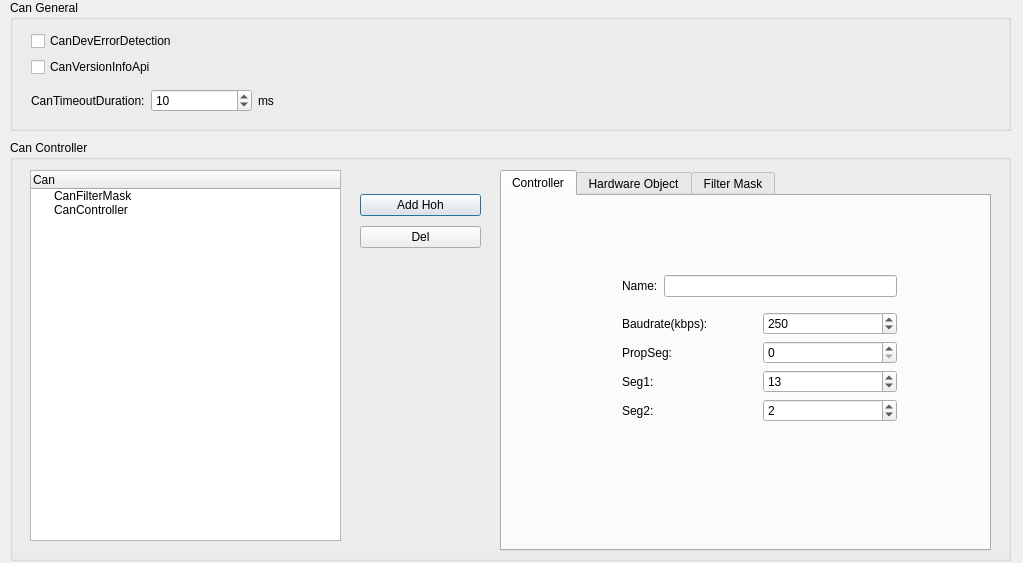
<?xml version="1.0" encoding="UTF-8"?>
<ui version="4.0">
 <class>cd_mscan</class>
 <widget class="QDialog" name="cd_mscan">
  <property name="geometry">
   <rect>
    <x>0</x>
    <y>0</y>
    <width>1023</width>
    <height>563</height>
   </rect>
  </property>
  <property name="windowTitle">
   <string>MSCAN(MC9S12DP512)  Autosar</string>
  </property>
  <property name="styleSheet">
   <string notr="true">font: 12pt &quot;Consolas&quot;;</string>
  </property>
  <widget class="QGroupBox" name="groupBox">
   <property name="geometry">
    <rect>
     <x>10</x>
     <y>0</y>
     <width>1001</width>
     <height>131</height>
    </rect>
   </property>
   <property name="title">
    <string>Can General</string>
   </property>
   <widget class="QWidget" name="layoutWidget">
    <property name="geometry">
     <rect>
      <x>21</x>
      <y>31</y>
      <width>311</width>
      <height>87</height>
     </rect>
    </property>
    <layout class="QVBoxLayout" name="verticalLayout">
     <item>
      <widget class="QCheckBox" name="cbxDevErr">
       <property name="text">
        <string>CanDevErrorDetection</string>
       </property>
      </widget>
     </item>
     <item>
      <widget class="QCheckBox" name="cbxCanVersionInfo">
       <property name="text">
        <string>CanVersionInfoApi</string>
       </property>
      </widget>
     </item>
     <item>
      <layout class="QHBoxLayout" name="horizontalLayout">
       <item>
        <widget class="QLabel" name="label">
         <property name="text">
          <string>CanTimeoutDuration:</string>
         </property>
        </widget>
       </item>
       <item>
        <widget class="QSpinBox" name="spbxTimeout">
         <property name="minimumSize">
          <size>
           <width>101</width>
           <height>0</height>
          </size>
         </property>
         <property name="minimum">
          <number>1</number>
         </property>
         <property name="maximum">
          <number>65535</number>
         </property>
         <property name="value">
          <number>10</number>
         </property>
        </widget>
       </item>
       <item>
        <widget class="QLabel" name="label_2">
         <property name="text">
          <string>ms</string>
         </property>
        </widget>
       </item>
      </layout>
     </item>
    </layout>
   </widget>
  </widget>
  <widget class="QGroupBox" name="groupBox_2">
   <property name="geometry">
    <rect>
     <x>10</x>
     <y>140</y>
     <width>1001</width>
     <height>421</height>
    </rect>
   </property>
   <property name="title">
    <string>Can Controller</string>
   </property>
   <widget class="QTreeWidget" name="trCanCfg">
    <property name="geometry">
     <rect>
      <x>20</x>
      <y>30</y>
      <width>311</width>
      <height>371</height>
     </rect>
    </property>
    <column>
     <property name="text">
      <string>Can</string>
     </property>
    </column>
    <item>
     <property name="text">
      <string>CanFilterMask</string>
     </property>
    </item>
    <item>
     <property name="text">
      <string>CanController</string>
     </property>
    </item>
   </widget>
   <widget class="QTabWidget" name="tabCfg">
    <property name="geometry">
     <rect>
      <x>490</x>
      <y>30</y>
      <width>491</width>
      <height>381</height>
     </rect>
    </property>
    <property name="currentIndex">
     <number>0</number>
    </property>
    <widget class="QWidget" name="tab">
     <attribute name="title">
      <string>Controller</string>
     </attribute>
     <widget class="QWidget" name="layoutWidget">
      <property name="geometry">
       <rect>
        <x>120</x>
        <y>70</y>
        <width>275</width>
        <height>165</height>
       </rect>
      </property>
      <layout class="QVBoxLayout" name="verticalLayout_9">
       <item>
        <layout class="QHBoxLayout" name="horizontalLayout_36">
         <item>
          <widget class="QLabel" name="label_33">
           <property name="text">
            <string>Name:</string>
           </property>
          </widget>
         </item>
         <item>
          <widget class="QLineEdit" name="leCtrlName">
           <property name="text">
            <string/>
           </property>
          </widget>
         </item>
        </layout>
       </item>
       <item>
        <layout class="QVBoxLayout" name="verticalLayout_6">
         <item>
          <layout class="QHBoxLayout" name="horizontalLayout_23">
           <item>
            <widget class="QLabel" name="label_20">
             <property name="text">
              <string>Baudrate(kbps):</string>
             </property>
            </widget>
           </item>
           <item>
            <widget class="QSpinBox" name="spbxBaudrate">
             <property name="minimumSize">
              <size>
               <width>128</width>
               <height>0</height>
              </size>
             </property>
             <property name="minimum">
              <number>1</number>
             </property>
             <property name="maximum">
              <number>2000</number>
             </property>
             <property name="value">
              <number>250</number>
             </property>
            </widget>
           </item>
          </layout>
         </item>
         <item>
          <layout class="QVBoxLayout" name="verticalLayout_4">
           <item>
            <layout class="QHBoxLayout" name="horizontalLayout_25">
             <item>
              <widget class="QLabel" name="label_22">
               <property name="text">
                <string>PropSeg:</string>
               </property>
              </widget>
             </item>
             <item>
              <widget class="QSpinBox" name="spbxPropSeg">
               <property name="maximum">
                <number>3</number>
               </property>
              </widget>
             </item>
            </layout>
           </item>
           <item>
            <layout class="QHBoxLayout" name="horizontalLayout_26">
             <item>
              <widget class="QLabel" name="label_23">
               <property name="text">
                <string>Seg1:</string>
               </property>
              </widget>
             </item>
             <item>
              <widget class="QSpinBox" name="spbxSeg1">
               <property name="maximum">
                <number>15</number>
               </property>
               <property name="value">
                <number>13</number>
               </property>
              </widget>
             </item>
            </layout>
           </item>
           <item>
            <layout class="QHBoxLayout" name="horizontalLayout_27">
             <item>
              <widget class="QLabel" name="label_24">
               <property name="text">
                <string>Seg2:</string>
               </property>
              </widget>
             </item>
             <item>
              <widget class="QSpinBox" name="spbxSeg2">
               <property name="maximum">
                <number>7</number>
               </property>
               <property name="value">
                <number>2</number>
               </property>
              </widget>
             </item>
            </layout>
           </item>
          </layout>
         </item>
        </layout>
       </item>
      </layout>
     </widget>
    </widget>
    <widget class="QWidget" name="tab_2">
     <attribute name="title">
      <string>Hardware Object</string>
     </attribute>
     <widget class="QWidget" name="layoutWidget">
      <property name="geometry">
       <rect>
        <x>70</x>
        <y>40</y>
        <width>362</width>
        <height>229</height>
       </rect>
      </property>
      <layout class="QVBoxLayout" name="verticalLayout_8">
       <item>
        <layout class="QHBoxLayout" name="horizontalLayout_35">
         <item>
          <widget class="QLabel" name="label_32">
           <property name="text">
            <string>Name:</string>
           </property>
          </widget>
         </item>
         <item>
          <widget class="QLineEdit" name="leHohName">
           <property name="text">
            <string/>
           </property>
          </widget>
         </item>
        </layout>
       </item>
       <item>
        <layout class="QVBoxLayout" name="verticalLayout_5">
         <item>
          <layout class="QHBoxLayout" name="horizontalLayout_28">
           <item>
            <widget class="QLabel" name="label_25">
             <property name="text">
              <string>Hoh Type:</string>
             </property>
            </widget>
           </item>
           <item>
            <widget class="QComboBox" name="cmbxHohType">
             <property name="minimumSize">
              <size>
               <width>250</width>
               <height>0</height>
              </size>
             </property>
             <item>
              <property name="text">
               <string>CAN_ARC_HANDLE_TYPE_BASIC</string>
              </property>
             </item>
             <item>
              <property name="text">
               <string>CAN_ARC_HANDLE_TYPE_FULL</string>
              </property>
             </item>
            </widget>
           </item>
          </layout>
         </item>
         <item>
          <layout class="QHBoxLayout" name="horizontalLayout_29">
           <item>
            <widget class="QLabel" name="label_26">
             <property name="text">
              <string>Id Type:</string>
             </property>
            </widget>
           </item>
           <item>
            <widget class="QComboBox" name="cmbxIdType">
             <item>
              <property name="text">
               <string>CAN_ID_TYPE_EXTENDED</string>
              </property>
             </item>
             <item>
              <property name="text">
               <string>CAN_ID_TYPE_STANDARD</string>
              </property>
             </item>
            </widget>
           </item>
          </layout>
         </item>
         <item>
          <layout class="QHBoxLayout" name="horizontalLayout_30">
           <item>
            <widget class="QLabel" name="label_27">
             <property name="text">
              <string>Id Value:</string>
             </property>
            </widget>
           </item>
           <item>
            <widget class="QSpinBox" name="spbxIdValue"/>
           </item>
          </layout>
         </item>
         <item>
          <layout class="QHBoxLayout" name="horizontalLayout_31">
           <item>
            <widget class="QLabel" name="label_28">
             <property name="text">
              <string>Object Type:</string>
             </property>
            </widget>
           </item>
           <item>
            <widget class="QComboBox" name="cmbxObjType">
             <item>
              <property name="text">
               <string>CAN_OBJECT_TYPE_RECEIVE</string>
              </property>
             </item>
             <item>
              <property name="text">
               <string>CAN_OBJECT_TYPE_TRANSMIT</string>
              </property>
             </item>
            </widget>
           </item>
          </layout>
         </item>
         <item>
          <layout class="QHBoxLayout" name="horizontalLayout_32">
           <item>
            <widget class="QLabel" name="label_29">
             <property name="text">
              <string>Filter Mask:</string>
             </property>
            </widget>
           </item>
           <item>
            <widget class="QComboBox" name="cmbxFilterMask">
             <property name="minimumSize">
              <size>
               <width>231</width>
               <height>0</height>
              </size>
             </property>
            </widget>
           </item>
          </layout>
         </item>
         <item>
          <layout class="QHBoxLayout" name="horizontalLayout_33">
           <item>
            <widget class="QLabel" name="label_30">
             <property name="text">
              <string>MbMask:</string>
             </property>
            </widget>
           </item>
           <item>
            <widget class="QLineEdit" name="leMbMask">
             <property name="text">
              <string/>
             </property>
            </widget>
           </item>
          </layout>
         </item>
        </layout>
       </item>
      </layout>
     </widget>
    </widget>
    <widget class="QWidget" name="tab_3">
     <attribute name="title">
      <string>Filter Mask</string>
     </attribute>
     <widget class="QWidget" name="layoutWidget">
      <property name="geometry">
       <rect>
        <x>10</x>
        <y>110</y>
        <width>461</width>
        <height>136</height>
       </rect>
      </property>
      <layout class="QVBoxLayout" name="verticalLayout_3">
       <item>
        <layout class="QHBoxLayout" name="horizontalLayout_7">
         <item>
          <layout class="QHBoxLayout" name="horizontalLayout_3">
           <item>
            <widget class="QLabel" name="label_4">
             <property name="text">
              <string>idar0:</string>
             </property>
            </widget>
           </item>
           <item>
            <widget class="QLineEdit" name="leIdar0">
             <property name="text">
              <string/>
             </property>
            </widget>
           </item>
          </layout>
         </item>
         <item>
          <layout class="QHBoxLayout" name="horizontalLayout_4">
           <item>
            <widget class="QLabel" name="label_5">
             <property name="text">
              <string>idar1:</string>
             </property>
            </widget>
           </item>
           <item>
            <widget class="QLineEdit" name="leIdar1">
             <property name="text">
              <string/>
             </property>
            </widget>
           </item>
          </layout>
         </item>
         <item>
          <layout class="QHBoxLayout" name="horizontalLayout_5">
           <item>
            <widget class="QLabel" name="label_6">
             <property name="text">
              <string>idar2:</string>
             </property>
            </widget>
           </item>
           <item>
            <widget class="QLineEdit" name="leIdar2">
             <property name="text">
              <string/>
             </property>
            </widget>
           </item>
          </layout>
         </item>
         <item>
          <layout class="QHBoxLayout" name="horizontalLayout_6">
           <item>
            <widget class="QLabel" name="label_7">
             <property name="text">
              <string>idar3:</string>
             </property>
            </widget>
           </item>
           <item>
            <widget class="QLineEdit" name="leIdar3">
             <property name="text">
              <string/>
             </property>
            </widget>
           </item>
          </layout>
         </item>
        </layout>
       </item>
       <item>
        <layout class="QHBoxLayout" name="horizontalLayout_8">
         <item>
          <layout class="QHBoxLayout" name="horizontalLayout_9">
           <item>
            <widget class="QLabel" name="label_8">
             <property name="text">
              <string>idmr0:</string>
             </property>
            </widget>
           </item>
           <item>
            <widget class="QLineEdit" name="leIdmr0">
             <property name="text">
              <string/>
             </property>
            </widget>
           </item>
          </layout>
         </item>
         <item>
          <layout class="QHBoxLayout" name="horizontalLayout_10">
           <item>
            <widget class="QLabel" name="label_9">
             <property name="text">
              <string>idmr1:</string>
             </property>
            </widget>
           </item>
           <item>
            <widget class="QLineEdit" name="leIdmr1">
             <property name="text">
              <string/>
             </property>
            </widget>
           </item>
          </layout>
         </item>
         <item>
          <layout class="QHBoxLayout" name="horizontalLayout_11">
           <item>
            <widget class="QLabel" name="label_10">
             <property name="text">
              <string>idmr2:</string>
             </property>
            </widget>
           </item>
           <item>
            <widget class="QLineEdit" name="leIdmr2">
             <property name="text">
              <string/>
             </property>
            </widget>
           </item>
          </layout>
         </item>
         <item>
          <layout class="QHBoxLayout" name="horizontalLayout_12">
           <item>
            <widget class="QLabel" name="label_11">
             <property name="text">
              <string>idmr3:</string>
             </property>
            </widget>
           </item>
           <item>
            <widget class="QLineEdit" name="leIdmr3">
             <property name="text">
              <string/>
             </property>
            </widget>
           </item>
          </layout>
         </item>
        </layout>
       </item>
       <item>
        <layout class="QHBoxLayout" name="horizontalLayout_18">
         <item>
          <layout class="QHBoxLayout" name="horizontalLayout_19">
           <item>
            <widget class="QLabel" name="label_16">
             <property name="text">
              <string>idar4:</string>
             </property>
            </widget>
           </item>
           <item>
            <widget class="QLineEdit" name="leIdar4">
             <property name="text">
              <string/>
             </property>
            </widget>
           </item>
          </layout>
         </item>
         <item>
          <layout class="QHBoxLayout" name="horizontalLayout_20">
           <item>
            <widget class="QLabel" name="label_17">
             <property name="text">
              <string>idar5:</string>
             </property>
            </widget>
           </item>
           <item>
            <widget class="QLineEdit" name="leIdar5">
             <property name="text">
              <string/>
             </property>
            </widget>
           </item>
          </layout>
         </item>
         <item>
          <layout class="QHBoxLayout" name="horizontalLayout_21">
           <item>
            <widget class="QLabel" name="label_18">
             <property name="text">
              <string>idar6:</string>
             </property>
            </widget>
           </item>
           <item>
            <widget class="QLineEdit" name="leIdar6">
             <property name="text">
              <string/>
             </property>
            </widget>
           </item>
          </layout>
         </item>
         <item>
          <layout class="QHBoxLayout" name="horizontalLayout_22">
           <item>
            <widget class="QLabel" name="label_19">
             <property name="text">
              <string>idar7:</string>
             </property>
            </widget>
           </item>
           <item>
            <widget class="QLineEdit" name="leIdar7">
             <property name="text">
              <string/>
             </property>
            </widget>
           </item>
          </layout>
         </item>
        </layout>
       </item>
       <item>
        <layout class="QHBoxLayout" name="horizontalLayout_13">
         <item>
          <layout class="QHBoxLayout" name="horizontalLayout_14">
           <item>
            <widget class="QLabel" name="label_12">
             <property name="text">
              <string>idmr4:</string>
             </property>
            </widget>
           </item>
           <item>
            <widget class="QLineEdit" name="leIdmr4">
             <property name="text">
              <string/>
             </property>
            </widget>
           </item>
          </layout>
         </item>
         <item>
          <layout class="QHBoxLayout" name="horizontalLayout_15">
           <item>
            <widget class="QLabel" name="label_13">
             <property name="text">
              <string>idmr5:</string>
             </property>
            </widget>
           </item>
           <item>
            <widget class="QLineEdit" name="leIdmr5">
             <property name="text">
              <string/>
             </property>
            </widget>
           </item>
          </layout>
         </item>
         <item>
          <layout class="QHBoxLayout" name="horizontalLayout_16">
           <item>
            <widget class="QLabel" name="label_14">
             <property name="text">
              <string>idmr6:</string>
             </property>
            </widget>
           </item>
           <item>
            <widget class="QLineEdit" name="leIdmr6">
             <property name="text">
              <string/>
             </property>
            </widget>
           </item>
          </layout>
         </item>
         <item>
          <layout class="QHBoxLayout" name="horizontalLayout_17">
           <item>
            <widget class="QLabel" name="label_15">
             <property name="text">
              <string>idmr7:</string>
             </property>
            </widget>
           </item>
           <item>
            <widget class="QLineEdit" name="leIdmr7">
             <property name="text">
              <string/>
             </property>
            </widget>
           </item>
          </layout>
         </item>
        </layout>
       </item>
      </layout>
     </widget>
     <widget class="QWidget" name="layoutWidget">
      <property name="geometry">
       <rect>
        <x>50</x>
        <y>30</y>
        <width>279</width>
        <height>62</height>
       </rect>
      </property>
      <layout class="QVBoxLayout" name="verticalLayout_7">
       <item>
        <layout class="QHBoxLayout" name="horizontalLayout_34">
         <item>
          <widget class="QLabel" name="label_31">
           <property name="text">
            <string>Name:</string>
           </property>
          </widget>
         </item>
         <item>
          <widget class="QLineEdit" name="leFmName">
           <property name="text">
            <string/>
           </property>
          </widget>
         </item>
        </layout>
       </item>
       <item>
        <layout class="QHBoxLayout" name="horizontalLayout_2">
         <item>
          <widget class="QLabel" name="label_3">
           <property name="text">
            <string>IDAM:</string>
           </property>
          </widget>
         </item>
         <item>
          <widget class="QComboBox" name="cmbxIdam">
           <item>
            <property name="text">
             <string>CAN_IDAM_2_32BIT</string>
            </property>
           </item>
           <item>
            <property name="text">
             <string>CAN_IDAM_4_16BIT</string>
            </property>
           </item>
           <item>
            <property name="text">
             <string>CAN_IDAM_8_8BIT</string>
            </property>
           </item>
           <item>
            <property name="text">
             <string>CAN_IDAM_FILTER_CLOSED</string>
            </property>
           </item>
          </widget>
         </item>
        </layout>
       </item>
      </layout>
     </widget>
    </widget>
   </widget>
   <widget class="QWidget" name="layoutWidget">
    <property name="geometry">
     <rect>
      <x>350</x>
      <y>50</y>
      <width>121</width>
      <height>62</height>
     </rect>
    </property>
    <layout class="QVBoxLayout" name="verticalLayout_2">
     <item>
      <widget class="QPushButton" name="btnAdd">
       <property name="text">
        <string>Add Hoh</string>
       </property>
      </widget>
     </item>
     <item>
      <widget class="QPushButton" name="btnDel">
       <property name="text">
        <string>Del</string>
       </property>
      </widget>
     </item>
    </layout>
   </widget>
  </widget>
 </widget>
 <resources/>
 <connections/>
</ui>
